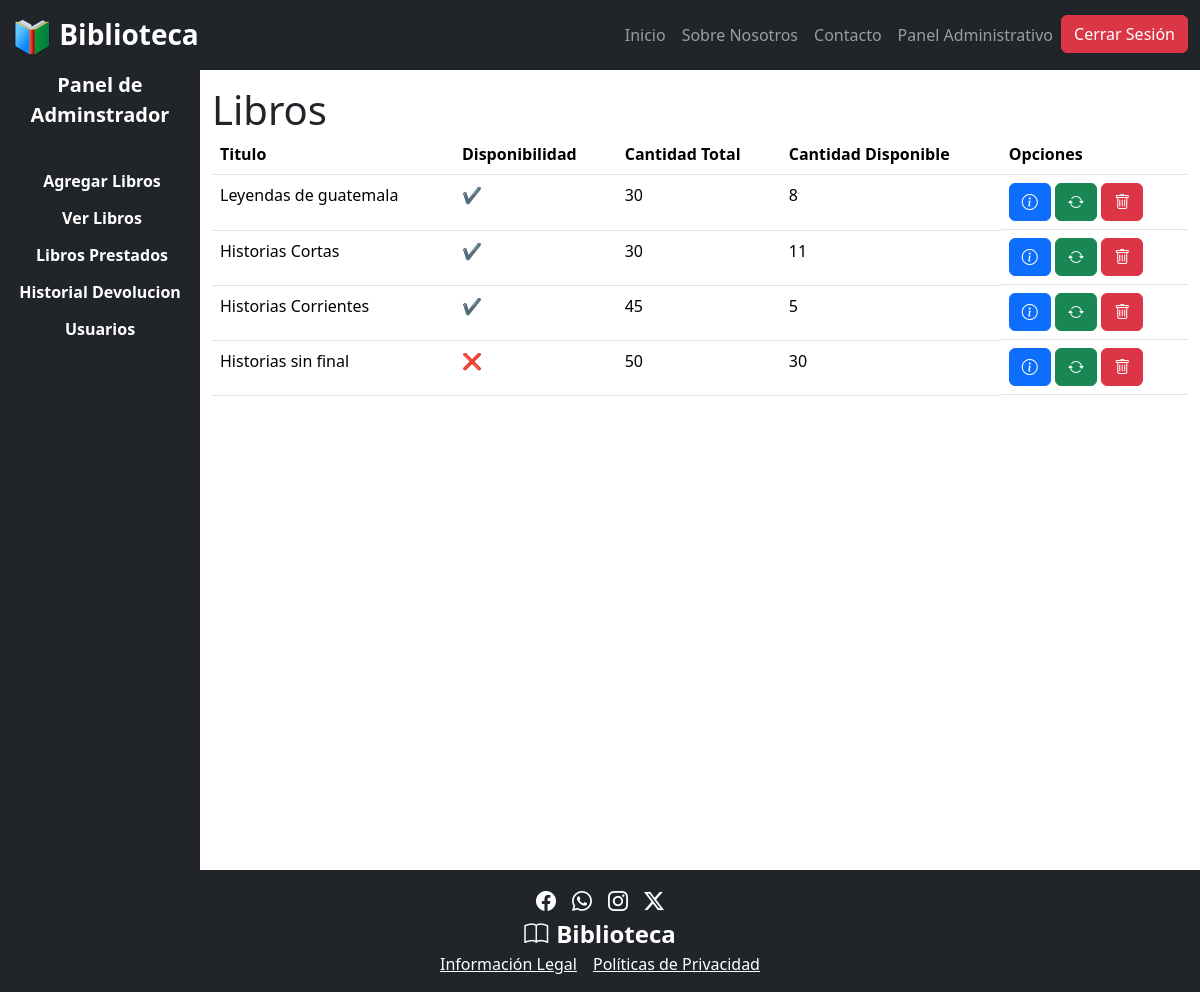
The page /inventario/ (signed in) on the database as committed earlier.
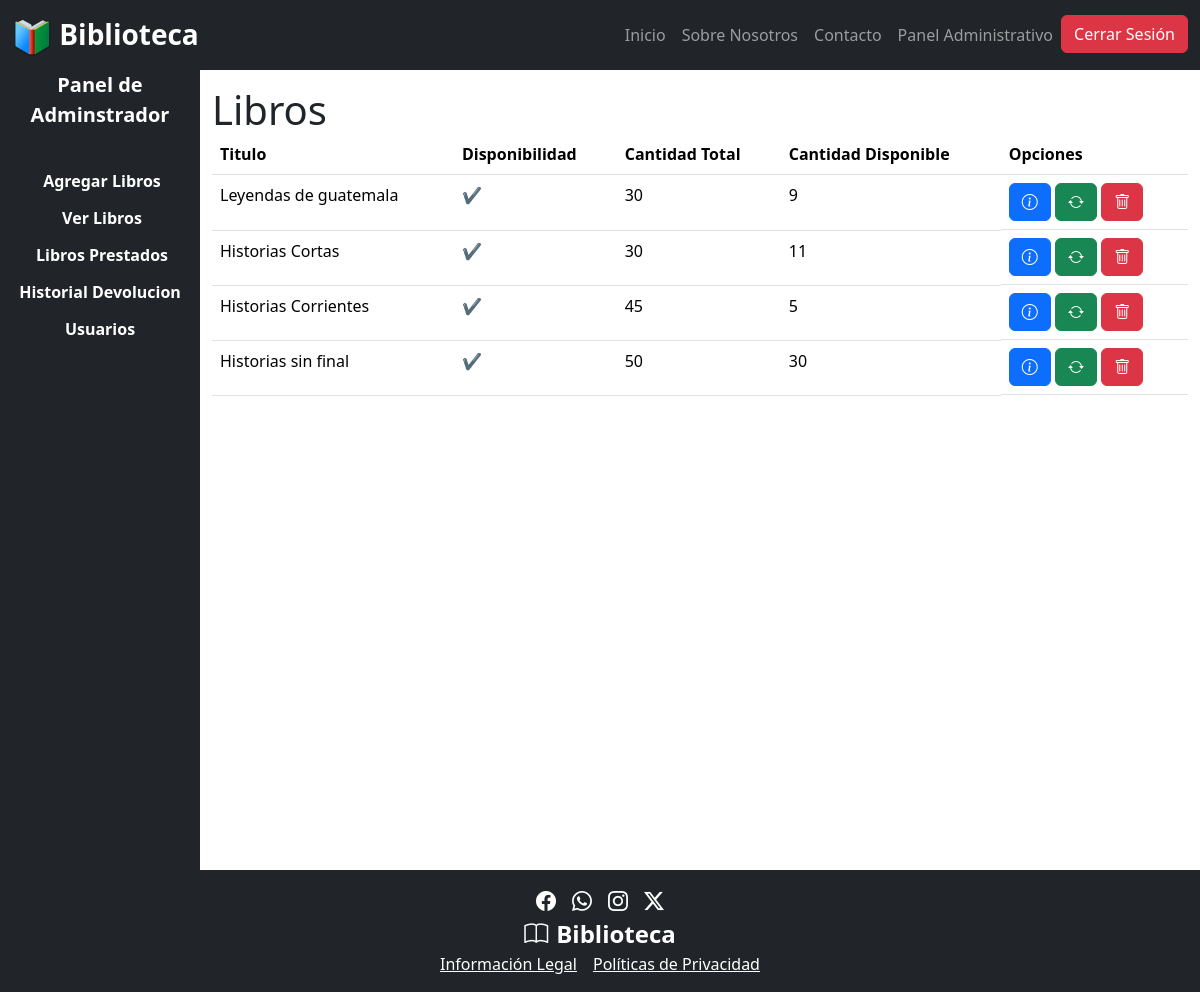
The same page on the database as committed later.
### app/models.py (models this page shows)
class libros(models.Model):
    titulo = models.CharField(max_length=100)
    autor = models.CharField(max_length=100)
    genero = models.ForeignKey(genero, on_delete=models.SET_NULL, null=True, blank=True)
    fecha_publicacion = models.DateField()
    disponibilidad = models.BooleanField(default=True)
    isbn = models.CharField(max_length=13, unique=True)
    cantidad_total = models.PositiveIntegerField(default=1)  # Cantidad total del libro en inventario
    cantidad_disponible = models.PositiveIntegerField(default=1)  # Cantidad disponible para préstamo

### app/views.py (the view)
# urls.py: path('inventario/',gestionar_inventario,name='inventario'),
@user_passes_test(es_admin)
def gestionar_inventario(request):
    lista = libros.objects.all()
    return render(request, 'admins/gestionar_inventario.html', {'libros': lista})

### app/views.py (called while the page is built)
def es_admin(user):
    return user.is_staff

### app/templates/admins/gestionar_inventario.html (shortened to what this page needs)
{% extends "../admins/base_admin.html" %}{% block admin_content %}
<div class="container mt-3">
  <div class="d-flex align-items-center gap-3">
    <h1 class="mb-0">Libros</h1>
  </div>
  <table class="table">
    <thead>
      <tr>
        <th scope="col">Titulo</th>
        <th scope="col">Disponibilidad</th>
        <th scope="col" class="d-none d-md-table-cell">Cantidad Total</th>
        <th scope="col" class="d-none d-md-table-cell">Cantidad Disponible</th>
        <th scope="col">Opciones</th>
      </tr>
    </thead>
    <tbody>
      {% for inventario in libros %}
      <tr>
        <td>{{ inventario.titulo }}</td>
        <td>{% if inventario.disponibilidad %}✔{% else %}❌{% endif %}</td>
        <td class="d-none d-md-table-cell">{{ inventario.cantidad_total }}</td>
        <td class="d-none d-md-table-cell">{{ inventario.cantidad_disponible }}</td>
        <td class="d-flex flex-column align-items-center row-gap-2 d-lg-block">
          <button
            class="btn btn-primary"
            data-bs-toggle="modal"
            data-bs-target="#modal-{{ inventario.id }}"
            title="Mas Detalles"
          >
            <i class="bi bi-info-circle"></i>
          </button>
          <button
            class="btn btn-success"
            data-bs-toggle="modal"
            data-bs-target="#update-{{inventario.id}}"
            title="Actualizar"
          >
            <i class="bi bi-arrow-repeat"></i>
          </button>
          <a href="{% url 'eliminar' inventario.id %}" class="btn btn-danger">
            <i class="bi bi-trash"></i>
          </a>
        </td>
      </tr>
      {% endfor %}
    </tbody>
  </table>
</div>
{% endblock %}

### app/templates/admins/base_admin.html (shortened to what this page needs)
{% extends "../landingPage/base.html" %}{% block content %}
<div class="row">
  <div class="col-2 p-0 bg-dark v-100">
    <div class="vh-100 bg-dark d-flex flex-column align-content-center">
      <p
        class="text-white fw-bold align-self-center text-center fs-5 d-none d-lg-block"
      >
        Panel de Adminstrador
      </p>
      <div class="btn-group-vertical" role="group">
        <a
          class="btn btn-dark d-flex justify-content-center"
          href="{% url 'agregar' %}"
          data-bs-toggle="popover"
          data-bs-trigger="hover"
          data-bs-content="Agregar Libro"
        >
          <div class="d-flex justify-content-start column-gap-1">
            <p class="align-self-center fw-bold m-0 d-none d-md-block">
              Agregar Libros
            </p>
          </div>
        </a>
        <a
          class="btn btn-dark d-flex justify-content-center"
          href="{% url 'inventario' %}"
          data-bs-toggle="popover"
          data-bs-trigger="hover"
          data-bs-content="Ver Libros"
        >
          <div class="d-flex justify-content-start column-gap-1">
            <p class="align-self-center fw-bold m-0 d-none d-md-block">
              Ver Libros
            </p>
          </div>
        </a>
        <a
          class="btn btn-dark d-flex justify-content-center"
          href="{% url 'prestamos' %}"
          data-bs-toggle="popover"
          data-bs-trigger="hover"
          data-bs-content="Libros Prestados"
        >
          <div class="d-flex justify-content-start column-gap-1">
            <p class="align-self-center fw-bold m-0 d-none d-md-block">
              Libros Prestados
            </p>
          </div>
        </a>
        <a
          class="btn btn-dark d-flex justify-content-center"
          href="{% url 'historiald' %}"
          data-bs-toggle="popover"
          data-bs-trigger="hover"
          data-bs-content="Historial Devolucion"
        >
          <div class="d-flex justify-content-start">
            <p class="align-self-center fw-bold m-0 d-none d-md-block">
              Historial Devolucion
            </p>
          </div>
        </a>
        <a
          class="btn btn-dark d-flex justify-content-center"
          href="{% url 'usuarios' %}"
          data-bs-toggle="popover"
          data-bs-trigger="hover"
          data-bs-content="Usuarios"
        >
          <div class="d-flex justify-content-start">
            <p class="align-self-center fw-bold m-0 d-none d-md-block">
              Usuarios
            </p>
          </div>
        </a>
      </div>
    </div>
  </div>
  <div class="col-10 d-flex p-0">
    {% block admin_content %} {% endblock %}
  </div>
</div>
{% endblock %}

### app/templates/landingPage/base.html (shortened to what this page needs)
{% load static %}
<!DOCTYPE html>
<html lang="es">
  <head>
    <link
      rel="stylesheet"
      href="https://cdn.jsdelivr.net/npm/bootstrap-icons@1.11.3/font/bootstrap-icons.min.css"
    />
    <link
      href="https://cdn.jsdelivr.net/npm/bootstrap@5.3.3/dist/css/bootstrap.min.css"
      rel="stylesheet"
    />
  </head>
  <body class="w-100">
    {% include '../landingPage/_navbar.html' %}
    <main class="container-fluid d-flex flex-column flex-1" style="min-height: 100vh;">
      {% block content %} {%endblock%}
    </main>
    <footer class="container-fluid mt-auto bg-dark text-white p-3">
      <section class="d-flex justify-content-center column-gap-3">
        <i class="bi bi-facebook fs-5"></i>
        <i class="bi bi-whatsapp fs-5"></i>
        <i class="bi bi-instagram fs-5"></i>
        <i class="bi bi-twitter-x fs-5"></i>
      </section>
      <section class="">
        <div class="d-flex justify-content-center column-gap-2">
          <i class="bi bi-book fs-4"></i>
          <p class="fs-4 fw-bold mb-0">Biblioteca</p>
        </div>
        <div class="d-flex justify-content-center column-gap-3">
          <a
            class="text-decoration-none text-decoration-underline text-white"
            href="#"
            >Información Legal</a
          >
          <a
            class="text-decoration-none text-decoration-underline text-white"
            href="#"
            >Políticas de Privacidad</a
          >
        </div>
      </section>
    </footer>
  </body>
</html>

### app/templates/landingPage/_navbar.html (shortened to what this page needs)
{% load static %}
<nav class="navbar navbar-expand-lg navbar-dark bg-dark">
  <div class="container-fluid">
    <a class="navbar-brand fs-3 fw-bold" href="/">
      <img src="{% static 'iconos/logo.ico' %}" width="40px" alt="" />
      Biblioteca
    </a>
    <div class="collapse navbar-collapse" id="navbarNav">
      <ul class="navbar-nav ms-auto">
        <li class="nav-item">
          <a href="/" class="nav-link">Inicio</a>
        </li>
        <li class="nav-item">
          <a href="/" class="nav-link">Sobre Nosotros</a>
        </li>
        <li class="nav-item">
          <a href="/" class="nav-link">Contacto</a>
        </li>
        {% if user.is_authenticated %}
        <li class="nav-item">
          <a href="{% url 'dashboard' %}" class="nav-link"
            >Panel Administrativo</a
          >
        </li>
        <li class="nav-item">
          <a class="btn btn-danger" href="/logout">Cerrar Sesión</a>
        </li>
        {% else %}
        <li class="nav-item">
          <a href="/signin" class="btn btn-success">Iniciar Sesión</a>
        </li>
        {% endif %}
      </ul>
    </div>
  </div>
</nav>

Rows that differ between the two databases and show on the page:
changed libros "Leyendas de guatemala": cantidad_disponible "8" → "9"
changed libros "Historias sin final": disponibilidad "❌" → "✔"
